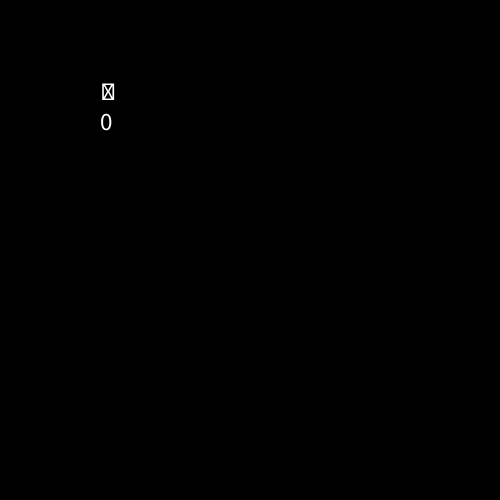
Frame 1 (no input)
Frame 60 (the mouse pressed at the canvas centre just before this capture): identical to frame 1, image omitted
Frame 120 (the mouse held since frame 60 and released just before this capture): identical to frame 1, image omitted

The Processing sketch that drew this single still picture (run headless with seeded random() and noise(); from frame 60 on, the mouse is pressed at the canvas centre):

// Processing sketch: w6_15_asciiCodeDemo
// ── w6_15_asciiCodeDemo.pde
int keyValue;

void setup() {
  size(500, 500);
  textSize(25);
}

void draw() {
  background(0);
  text(char(keyValue), 100, 100);
  text(int(keyValue), 100, 130);
}

void keyPressed() {
  keyValue = key;
  println(char(keyValue) + ": " + int(keyValue)); 
}
